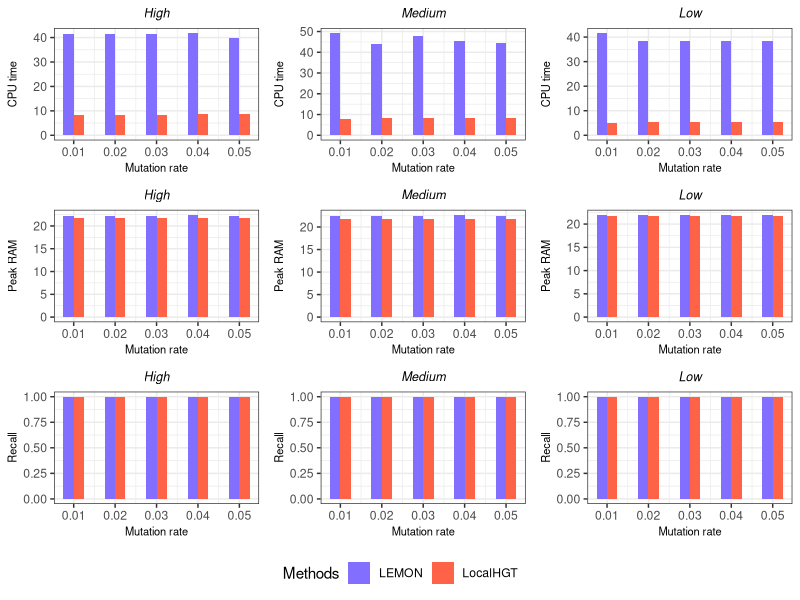

The R source for this figure:
library(ggplot2)
require(gridExtra)
library(grid)

library("cowplot")

library(ggplot2)
library(dplyr)
require(gridExtra)
library(grid)
library(cowplot)
library(ggpubr)



dat<-read.table("For_methods/cami_comparison.csv",sep=',', header=TRUE)
# dat$Recall
pdf(file="For_methods/cami.pdf", width=10, height=6, onefile=FALSE)
theme_set(theme_bw())

my_width<-0.005

new_dat <- dat[dat$Complexity == 'high', ]
# new_dat

p1 <- ggplot(new_dat, aes(x=Mutation.Rate , y=CPU.time, fill = Methods)) + 
    geom_bar(stat="identity", position = "dodge", width = my_width)+ 
    xlab("Mutation rate")+
    ylab("CPU time") + scale_fill_manual(values=c("slateblue1" , "tomato")) +theme(legend.position="none")+
    ggtitle("High")+
    theme(
    plot.title = element_text(size=9, face="italic", hjust = 0.5),
    axis.title.x = element_text(size=8),
    axis.title.y = element_text(size=8)
    )
    
    # theme(axis.text.x = element_text(size = 20))+   
    # theme(axis.text.y = element_text(size = 20))+ 
    

p4 <- ggplot(new_dat, aes(x=Mutation.Rate , y=Peak.RAM, fill = Methods)) + 
    geom_bar(stat="identity", position = "dodge", width = my_width)+ 
    xlab("Mutation rate")+
    ylab("Peak RAM")+ scale_fill_manual(values=c("slateblue1" , "tomato")) +theme(legend.position="none")+
    ggtitle("High")+
    theme(
    plot.title = element_text(size=9, face="italic", hjust = 0.5),
    axis.title.x = element_text(size=8),
    axis.title.y = element_text(size=8)
    )

p7 <- ggplot(new_dat, aes(x=Mutation.Rate , y=Recall, fill = Methods)) + 
    geom_bar(stat="identity", position = "dodge", width = my_width)+ 
    xlab("Mutation rate")+
    ylab("Recall")+ scale_fill_manual(values=c("slateblue1" , "tomato"))+theme(legend.position="none")+
    ggtitle("High")+
    theme(
    plot.title = element_text(size=9, face="italic", hjust = 0.5),
    axis.title.x = element_text(size=8),
    axis.title.y = element_text(size=8)
    )

new_dat <- dat[dat$Complexity == 'medium', ]
p2 <- ggplot(new_dat, aes(x=Mutation.Rate , y=CPU.time, fill = Methods)) + 
    geom_bar(stat="identity", position = "dodge", width = my_width)+ 
    xlab("Mutation rate")+
    ylab("CPU time")+ scale_fill_manual(values=c("slateblue1" , "tomato"))+theme(legend.position="none")+
    ggtitle("Medium")+
    theme(
    plot.title = element_text(size=9, face="italic", hjust = 0.5),
    axis.title.x = element_text(size=8),
    axis.title.y = element_text(size=8)
    )

p5 <- ggplot(new_dat, aes(x=Mutation.Rate , y=Peak.RAM, fill = Methods)) + 
    geom_bar(stat="identity", position = "dodge", width = my_width)+ 
    xlab("Mutation rate")+
    ylab("Peak RAM") + scale_fill_manual(values=c("slateblue1" , "tomato"))+theme(legend.position="none")+
    ggtitle("Medium")+
    theme(
    plot.title = element_text(size=9, face="italic", hjust = 0.5),
    axis.title.x = element_text(size=8),
    axis.title.y = element_text(size=8)
    )

p8 <- ggplot(new_dat, aes(x=Mutation.Rate , y=Recall, fill = Methods)) + 
    geom_bar(stat="identity", position = "dodge", width = my_width)+ 
    xlab("Mutation rate")+
    ylab("Recall") + scale_fill_manual(values=c("slateblue1" , "tomato"))+theme(legend.position="none")+
    ggtitle("Medium")+
    theme(
    plot.title = element_text(size=9, face="italic", hjust = 0.5),
    axis.title.x = element_text(size=8),
    axis.title.y = element_text(size=8)
    )


new_dat <- dat[dat$Complexity == 'low', ]
p3 <- ggplot(new_dat, aes(x=Mutation.Rate , y=CPU.time, fill = Methods)) + 
    geom_bar(stat="identity", position = "dodge", width = my_width)+ 
    xlab("Mutation rate")+
    ylab("CPU time")+ scale_fill_manual(values=c("slateblue1" , "tomato"))+theme(legend.position="none")+
    ggtitle("Low")+
    theme(
    plot.title = element_text(size=9, face="italic", hjust = 0.5),
    axis.title.x = element_text(size=8),
    axis.title.y = element_text(size=8)
    )

p6 <- ggplot(new_dat, aes(x=Mutation.Rate , y=Peak.RAM, fill = Methods)) + 
    geom_bar(stat="identity", position = "dodge", width = my_width)+ 
    xlab("Mutation rate")+
    ylab("Peak RAM")+ scale_fill_manual(values=c("slateblue1" , "tomato"))+theme(legend.position="none")+
    ggtitle("Low")+
    theme(
    plot.title = element_text(size=9, face="italic", hjust = 0.5),
    axis.title.x = element_text(size=8),
    axis.title.y = element_text(size=8)
    )


p9 <- ggplot(new_dat, aes(x=Mutation.Rate , y=Recall, fill = Methods)) + 
    geom_bar(stat="identity", position = "dodge", width = my_width)+ 

    xlab("Mutation rate")+
    ylab("Recall")+ scale_fill_manual(values=c("slateblue1" , "tomato"))+theme(legend.position="none")+
    ggtitle("Low")+
    theme(
    plot.title = element_text(size=9, face="italic", hjust = 0.5),
    axis.title.x = element_text(size=8),
    axis.title.y = element_text(size=8)
    )

# p10 <- ggplot(dep, aes(x=Depth , y=F1.score, fill = Methods)) + 
#     geom_bar(stat="identity", position = "dodge", width = my_width)+ 
#     xlab("Depth")+
#     ylab("F1 score")+ scale_fill_manual(values=c("slateblue1" , "tomato"))


# grid_arrange_shared_legend <- function(...) {
#     plots <- list(...)
#     g <- ggplotGrob(plots[[1]] + theme(legend.position="top"))$grobs
#     legend <- g[[which(sapply(g, function(x) x$name) == "guide-box")]]
#     lheight <- sum(legend$height)
#     grid.arrange(
#         do.call(arrangeGrob, lapply(plots, function(x)
#             x + theme(legend.position="none"))),
#         legend,
#         ncol = 1,
#         heights = unit.c(unit(1, "npc") - lheight, lheight))
# }
# 
# 
# # grid_arrange_shared_legend(p1, p2, p3, p4, p5, p6, p7, p8, p9, ncol=1)
# grid.arrange(p1, p2, p3, p4, p5, p6, p7, p8, p9, ncol=4)
prow <- plot_grid(
  p1 + theme(legend.position="none"),
  p2 + theme(legend.position="none"),
  p3 + theme(legend.position="none"),
  p4 + theme(legend.position="none"),
  p5 + theme(legend.position="none"),
  p6 + theme(legend.position="none"),
  p7 + theme(legend.position="none"),
  p8 + theme(legend.position="none"),
  p9 + theme(legend.position="none"),
  align = 'vh',
  hjust = -1,
  nrow = 3
)

legend <- get_legend(
  p1 + 
    guides(color = guide_legend(nrow = 1)) +
    theme(legend.position = "top")
)
plot_grid(prow, legend, ncol = 1, rel_heights = c(1, .1))

dev.off()